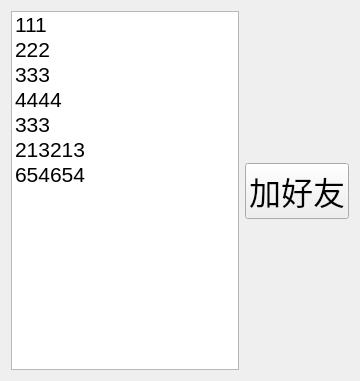
<?xml version="1.0" encoding="UTF-8"?>
<ui version="4.0">
 <class>Online</class>
 <widget class="QWidget" name="Online">
  <property name="geometry">
   <rect>
    <x>0</x>
    <y>0</y>
    <width>360</width>
    <height>381</height>
   </rect>
  </property>
  <property name="windowTitle">
   <string>Form</string>
  </property>
  <layout class="QVBoxLayout" name="verticalLayout_2">
   <item>
    <layout class="QHBoxLayout" name="horizontalLayout">
     <item>
      <widget class="QListWidget" name="online_LW">
       <property name="font">
        <font>
         <pointsize>16</pointsize>
        </font>
       </property>
       <item>
        <property name="text">
         <string>111</string>
        </property>
       </item>
       <item>
        <property name="text">
         <string>222</string>
        </property>
       </item>
       <item>
        <property name="text">
         <string>333</string>
        </property>
       </item>
       <item>
        <property name="text">
         <string>4444</string>
        </property>
       </item>
       <item>
        <property name="text">
         <string>333</string>
        </property>
       </item>
       <item>
        <property name="text">
         <string>213213</string>
        </property>
       </item>
       <item>
        <property name="text">
         <string>654654</string>
        </property>
       </item>
      </widget>
     </item>
     <item>
      <layout class="QVBoxLayout" name="verticalLayout">
       <item>
        <spacer name="verticalSpacer">
         <property name="orientation">
          <enum>Qt::Vertical</enum>
         </property>
         <property name="sizeHint" stdset="0">
          <size>
           <width>20</width>
           <height>40</height>
          </size>
         </property>
        </spacer>
       </item>
       <item>
        <widget class="QPushButton" name="add_friend">
         <property name="font">
          <font>
           <pointsize>24</pointsize>
          </font>
         </property>
         <property name="text">
          <string>加好友</string>
         </property>
        </widget>
       </item>
       <item>
        <spacer name="verticalSpacer_2">
         <property name="orientation">
          <enum>Qt::Vertical</enum>
         </property>
         <property name="sizeHint" stdset="0">
          <size>
           <width>20</width>
           <height>40</height>
          </size>
         </property>
        </spacer>
       </item>
      </layout>
     </item>
    </layout>
   </item>
  </layout>
 </widget>
 <resources/>
 <connections/>
</ui>
